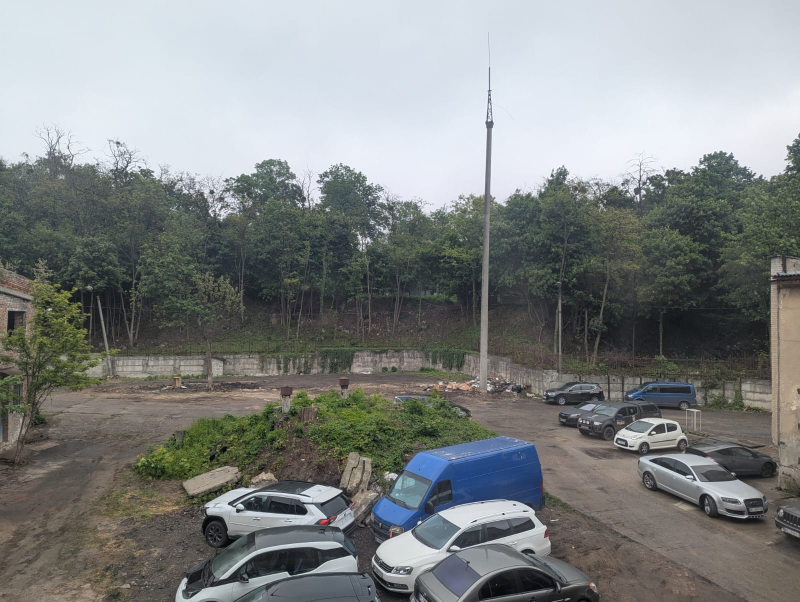
#> input picture drone.jpeg, 1600 x 1204 px (shown at 1/2 size)
$ python Match_explain.py
#> lines starting #> are read from the running program, lines starting #| are printed output that depends on the picture
import cv2
import numpy as np
import matplotlib.pyplot as plt

def explain_drone_location_finding(drone_path, satellite_path):
    """
    Detailed explanation of how drone location finding works
    """
#> called with drone_path = 'drone.jpeg', satellite_path = 'satellite.png'
    print("=" * 60)
    print("STEP-BY-STEP EXPLANATION: Finding Drone Location")
    print("=" * 60)

    # Load images
    drone = cv2.imread(drone_path)
#> drone is the input picture: shape (1204, 1600, 3); mean B, G, R 131.5, 132.4, 128.9
    satellite = cv2.imread(satellite_path)
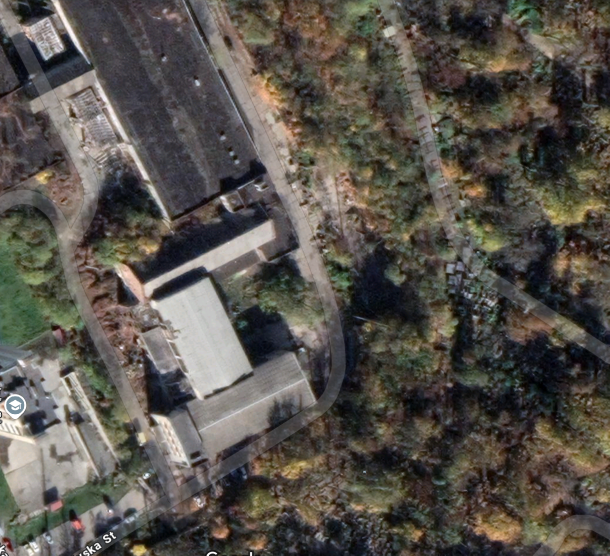
#> input picture satellite.png, 1219 x 1111 px (shown at 1/2 size)
#> satellite is the input picture: shape (1111, 1219, 3); mean B, G, R 76.2, 83, 87.7

    print("\n1. IMAGE LOADING")
    print("-" * 30)
    print(f"Drone image: {drone.shape} pixels (Height x Width x Channels)")
#| Drone image: (1204, 1600, 3) pixels (Height x Width x Channels)
    print(f"Satellite image: {satellite.shape} pixels")
#| Satellite image: (1111, 1219, 3) pixels
    print("Why grayscale? Feature detectors work on intensity, not color")

    drone_gray = cv2.cvtColor(drone, cv2.COLOR_BGR2GRAY)
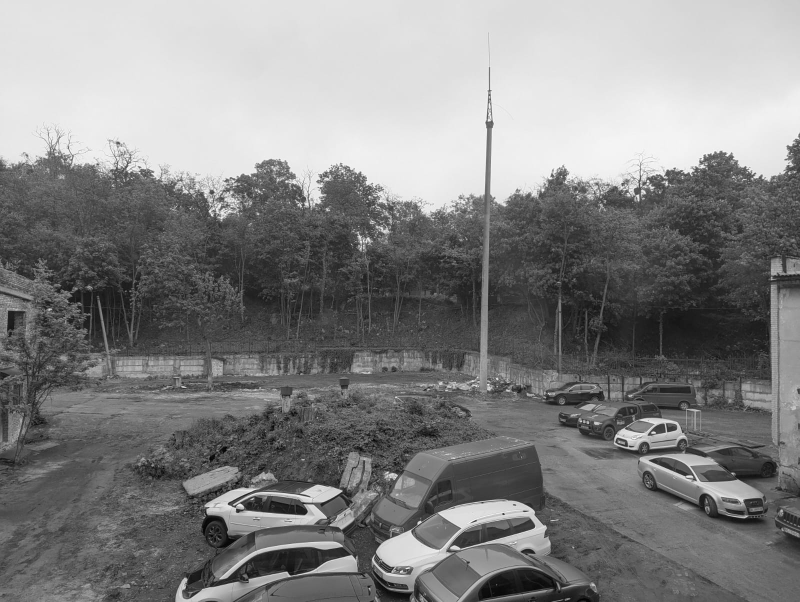
#> drone_gray: shape (1204, 1600) (shown at 1/2 size); min 0, max 255, mean 131.3
    satellite_gray = cv2.cvtColor(satellite, cv2.COLOR_BGR2GRAY)
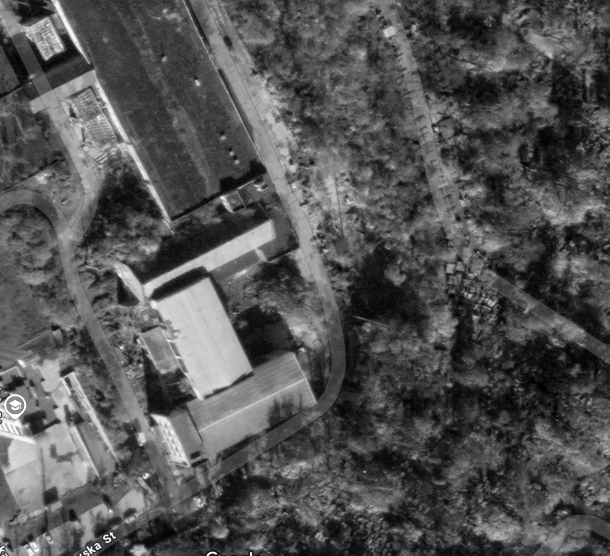
#> satellite_gray: shape (1111, 1219) (shown at 1/2 size); min 0, max 255, mean 83.7

    print("\n2. FEATURE DETECTION")
    print("-" * 30)
    print("What are features? Distinctive points like corners, edges, blobs")
    print("Why do we need them? To find corresponding points between images")

    try:
        detector = cv2.SIFT_create(nfeatures=5000)
        print("Using SIFT (Scale-Invariant Feature Transform)")
        print("- Detects corners and blobs at multiple scales")
        print("- Invariant to rotation, scale, and illumination changes")
        print("- Creates 128-dimensional descriptors")
    except:
        detector = cv2.ORB_create(nfeatures=5000)
        print("Using ORB (Oriented FAST and Rotated BRIEF)")
        print("- Faster than SIFT but less robust")
        print("- Creates binary descriptors")

    # Detect features
    kp1, desc1 = detector.detectAndCompute(drone_gray, None)
#> kp1 = 5000 keypoints; strongest (x, y, size): (951, 1041, 2.5), (1048, 1022, 2.5), (380, 417, 1.9), (527, 379, 1.8)
    kp2, desc2 = detector.detectAndCompute(satellite_gray, None)
#> kp2 = 5000 keypoints; strongest (x, y, size): (431, 1107, 3), (196, 1094, 2), (502, 1106, 3.1), (222, 1068, 4.1)

    print(f"\nFeatures found:")
    print(f"- Drone image: {len(kp1)} keypoints")
#| - Drone image: 5000 keypoints
    print(f"- Satellite image: {len(kp2)} keypoints")
#| - Satellite image: 5000 keypoints
    print(f"- Descriptor shape: {desc1.shape if desc1 is not None else 'None'}")
#| - Descriptor shape: (5000, 128)

    # Visualize some keypoints
    drone_with_kp = cv2.drawKeypoints(drone, kp1[:50], None, color=(0,255,0))
    satellite_with_kp = cv2.drawKeypoints(satellite, kp2[:100], None, color=(0,255,0))
    cv2.imwrite("drone_keypoints.jpg", drone_with_kp)
    cv2.imwrite("satellite_keypoints.jpg", satellite_with_kp)
    print("Saved: drone_keypoints.jpg, satellite_keypoints.jpg")

    print("\n3. FEATURE MATCHING")
    print("-" * 30)
    print("Goal: Find which features in drone image correspond to satellite image")

    if detector.__class__.__name__ == 'SIFT':
        matcher = cv2.BFMatcher(cv2.NORM_L2, crossCheck=False)
        print("Using L2 distance for SIFT descriptors")
    else:
        matcher = cv2.BFMatcher(cv2.NORM_HAMMING, crossCheck=False)
        print("Using Hamming distance for ORB binary descriptors")

    print("Brute Force Matcher: Compares every descriptor in image1 with every descriptor in image2")

    # Find matches
    matches = matcher.knnMatch(desc1, desc2, k=2)
#> matches = 5000 matches
    print(f"Initial matches found: {len(matches)}")
#| Initial matches found: 5000

    print("\n4. LOWE'S RATIO TEST")
    print("-" * 30)
    print("Problem: Many false matches due to similar-looking features")
    print("Solution: For each feature, find 2 best matches")
    print("If best match is much better than 2nd best → likely correct")
    print("Ratio threshold: 0.7 means best match must be 30% better than 2nd")

    good_matches = []
    match_ratios = []

    for i, match_pair in enumerate(matches):
        if len(match_pair) == 2:
            m, n = match_pair
            ratio = m.distance / n.distance
            match_ratios.append(ratio)
            if ratio < 0.7:
                good_matches.append(m)
#> this loop made 5000 passes
#> ratio on passes 1 to 12: 0.963, 0.964, 0.955, 0.935, 0.854, 0.953, 0.989, 0.962, 0.981, 0.995, 0.944, 0.986
#> after the loop, good_matches = 15 matches; match_ratios = 5000 values, max 1 at index 2311, min 0.536 at index 3877, mean 0.948

    print(f"Matches after ratio test: {len(good_matches)}")
#| Matches after ratio test: 15
    print(f"Average ratio of good matches: {np.mean([m.distance/n.distance for m,n in matches if len(match_pair)==2 and m.distance/n.distance < 0.7]):.3f}")
#| Average ratio of good matches: 0.648

    # Show some match statistics
    if match_ratios:
        print(f"Ratio statistics:")
        print(f"- Min ratio: {min(match_ratios):.3f}")
#| - Min ratio: 0.536
        print(f"- Max ratio: {max(match_ratios):.3f}")
#| - Max ratio: 1.000
        print(f"- Mean ratio: {np.mean(match_ratios):.3f}")
#| - Mean ratio: 0.948

    print("\n5. HOMOGRAPHY ESTIMATION")
    print("-" * 30)
    print("Homography: Mathematical transformation between two planes")
    print("8 parameters describe how to map points from drone → satellite coordinates")
    print("Matrix form: [x', y', 1] = H × [x, y, 1]")

    # Extract point coordinates
    src_pts = np.float32([kp1[m.queryIdx].pt for m in good_matches]).reshape(-1, 1, 2)
#> src_pts = 15 rows, first 8: [1545.2, 350.5], [644.5, 1027], [631.6, 1094.5], [1491.7, 820.6], [1375.7, 339.3], [1329.4, 863.6], [570.8, 322.5], [791.1, 1074]
    dst_pts = np.float32([kp2[m.trainIdx].pt for m in good_matches]).reshape(-1, 1, 2)
#> dst_pts = 15 rows, first 8: [408.5, 532], [456.7, 487.6], [456.7, 487.6], [1211.4, 279.3], [444, 979.6], [519.2, 495.9], [137, 848.2], [456.7, 487.6]

    print("RANSAC (Random Sample Consensus):")
    print("1. Randomly select 4 point pairs")
    print("2. Compute homography from these 4 pairs")
    print("3. Test how many other points fit this homography")
    print("4. Repeat many times, keep best homography")
    print("5. Threshold: 5.0 pixels (points within 5px are 'inliers')")

    H, mask = cv2.findHomography(src_pts, dst_pts,
                                cv2.RANSAC,
                                ransacReprojThreshold=5.0,
                                confidence=0.99)
#> H = [[-0.236, -0.0702, 423.2], [-0.334, -0.254, 709.1], [-0.000558, -0.000191, 1]]; mask = [0, 0, 0, 1, 1, 1, 0, 1, 0, 0, 0, 0, 0, 0, 1]

    inliers = np.sum(mask)
#> inliers = 5
    outliers = len(good_matches) - inliers
#> outliers = 10
    print(f"RANSAC results:")
    print(f"- Inliers: {inliers}")
#| - Inliers: 5
    print(f"- Outliers: {outliers}")
#| - Outliers: 10.0
    print(f"- Inlier ratio: {inliers/len(good_matches)*100:.1f}%")
#| - Inlier ratio: 33.3%

    print(f"\nHomography matrix:")
    print(H)
#| [[-2.36297525e-01 -7.02395207e-02  4.23176841e+02]
#|  [-3.33672345e-01 -2.53855168e-01  7.09052754e+02]
#|  [-5.58271177e-04 -1.90665110e-04  1.00000000e+00]]
    print("This 3x3 matrix transforms drone coordinates → satellite coordinates")

    print("\n6. COORDINATE TRANSFORMATION")
    print("-" * 30)
    print("Goal: Find where drone image corners appear in satellite image")

    h, w = drone_gray.shape
#> h = 1204; w = 1600
    corners = np.float32([[0, 0], [w, 0], [w, h], [0, h]]).reshape(-1, 1, 2)
    print(f"Drone image corners (in drone coordinates):")
    for i, corner in enumerate(corners.reshape(-1, 2)):
        labels = ["Top-left", "Top-right", "Bottom-right", "Bottom-left"]
        print(f"- {labels[i]}: ({corner[0]:.0f}, {corner[1]:.0f})")

    # Transform corners
    transformed_corners = cv2.perspectiveTransform(corners, H)
#> transformed_corners = [[423.2, 709.1], [422.4, 1640.8], [321.4, 1062.5], [439.5, 523.6]]
    print(f"\nTransformed corners (in satellite coordinates):")
    for i, corner in enumerate(transformed_corners.reshape(-1, 2)):
        labels = ["Top-left", "Top-right", "Bottom-right", "Bottom-left"]
        print(f"- {labels[i]}: ({corner[0]:.0f}, {corner[1]:.0f})")
#> this loop made 4 passes
#| - Top-left: (423, 709)
#| - Top-right: (422, 1641)
#| - Bottom-right: (321, 1062)
#| - Bottom-left: (440, 524)

    # Calculate center
    center_x = int(np.mean(transformed_corners[:, 0, 0]))
#> center_x = 401
    center_y = int(np.mean(transformed_corners[:, 0, 1]))
#> center_y = 983

    print(f"\nDrone location center: ({center_x}, {center_y})")
#| Drone location center: (401, 983)

    # Calculate area
    area_drone = w * h
#> area_drone = 1926400
    # Calculate area of transformed quadrilateral
    pts = transformed_corners.reshape(-1, 2)
#> pts has the same summary as transformed_corners
    area_satellite = cv2.contourArea(pts)
#> area_satellite = 53826.3
    scale_factor = np.sqrt(area_satellite / area_drone)
#> scale_factor = 0.167

    print(f"\nScale analysis:")
    print(f"- Drone image area: {area_drone} pixels")
#| - Drone image area: 1926400 pixels
    print(f"- Projected area on satellite: {area_satellite:.0f} pixels")
#| - Projected area on satellite: 53826 pixels
    print(f"- Scale factor: {scale_factor:.2f}x")
#| - Scale factor: 0.17x

    print("\n7. CONFIDENCE ASSESSMENT")
    print("-" * 30)
    confidence_score = inliers / len(good_matches) * 100
#> confidence_score = 33.33
    print(f"Overall confidence: {confidence_score:.1f}%")
#| Overall confidence: 33.3%

    if confidence_score > 50:
        print("✅ HIGH confidence - Many inliers, reliable result")
    elif confidence_score > 30:
        print("⚠️  MEDIUM confidence - Some outliers, result may be approximate")
    else:
        print("❌ LOW confidence - Many outliers, result unreliable")

    print(f"\nFactors affecting confidence:")
    print(f"- Number of features: {len(kp1)} (drone), {len(kp2)} (satellite)")
#| - Number of features: 5000 (drone), 5000 (satellite)
    print(f"- Good matches: {len(good_matches)}")
#| - Good matches: 15
    print(f"- Inlier ratio: {confidence_score:.1f}%")
#| - Inlier ratio: 33.3%

    # Create visualization
    result_img = satellite.copy()
    pts = np.int32(transformed_corners).reshape((-1, 1, 2))
#> pts = [[423, 709], [422, 1640], [321, 1062], [439, 523]]
    cv2.polylines(result_img, [pts], True, (0, 255, 0), 3)
    cv2.circle(result_img, (center_x, center_y), 10, (0, 0, 255), -1)
#> result_img: shape (1111, 1219, 3); mean B, G, R 75.7, 83.5, 87.2

    # Add confidence text
    cv2.putText(result_img, f"Confidence: {confidence_score:.1f}%",
                (20, 30), cv2.FONT_HERSHEY_SIMPLEX, 1, (255, 255, 255), 2)
    cv2.putText(result_img, f"Location: ({center_x}, {center_y})",
                (20, 70), cv2.FONT_HERSHEY_SIMPLEX, 1, (255, 255, 255), 2)
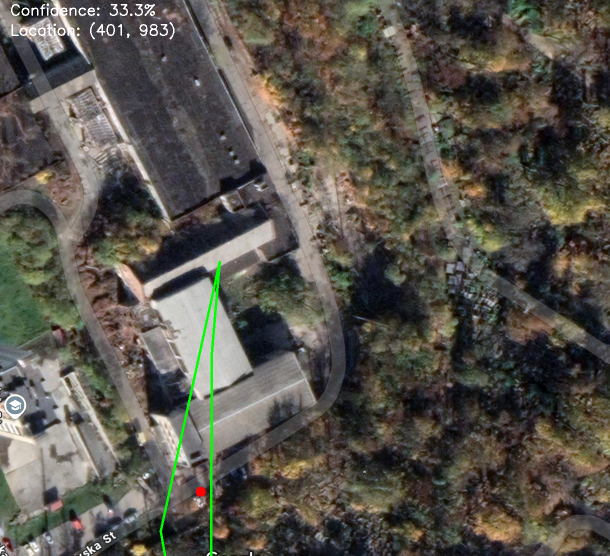
#> result_img: shape (1111, 1219, 3) (shown at 1/2 size); mean B, G, R 76.2, 84.1, 87.7

    cv2.imwrite("explained_result.jpg", result_img)

    # Create detailed match visualization
    inlier_matches = [good_matches[i] for i in range(len(good_matches)) if mask[i]]
#> inlier_matches = 5 matches
    match_img = cv2.drawMatches(drone, kp1, satellite, kp2,
                               inlier_matches[:20],  # Show first 20 inliers
                               None, flags=cv2.DrawMatchesFlags_NOT_DRAW_SINGLE_POINTS)
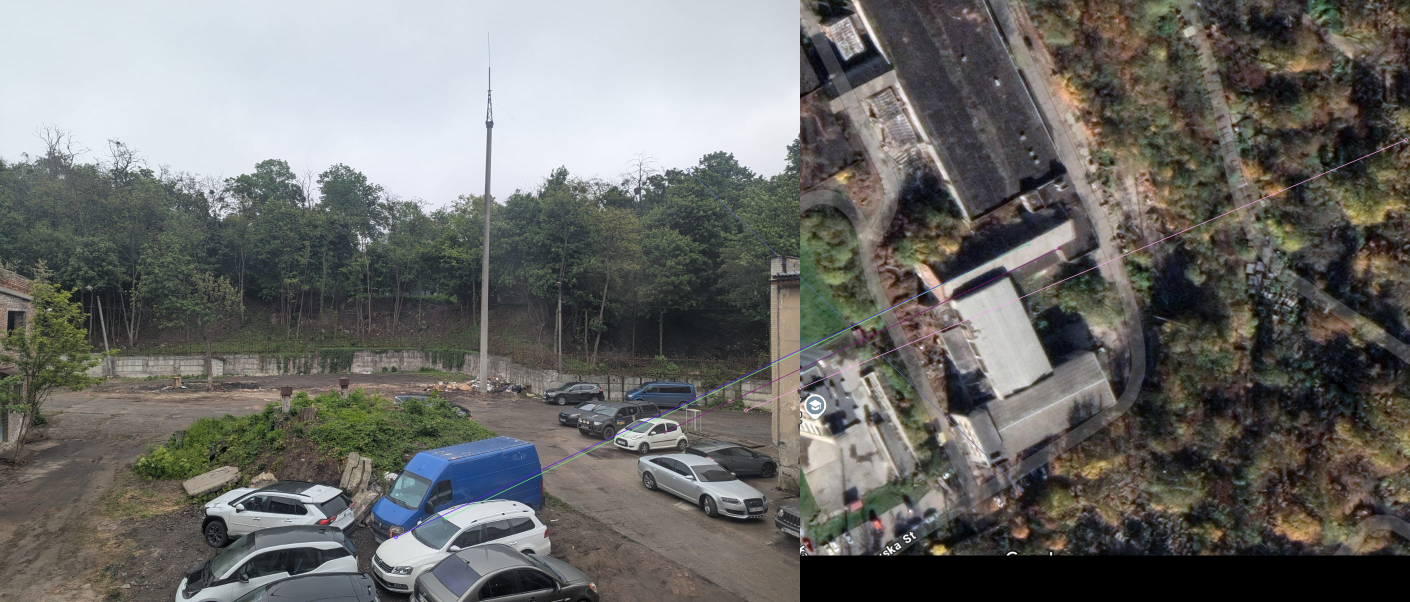
#> match_img: shape (1204, 2819, 3) (shown at 1/2 size); mean B, G, R 105.3, 108.3, 108.2
    cv2.imwrite("explained_matches.jpg", match_img)

    print(f"\n8. OUTPUT FILES")
    print("-" * 30)
    print("Generated visualizations:")
    print("- drone_keypoints.jpg: Features detected in drone image")
    print("- satellite_keypoints.jpg: Features detected in satellite image")
    print("- explained_matches.jpg: Lines connecting matched features")
    print("- explained_result.jpg: Final location marked on satellite")

    return {
        'center': (center_x, center_y),
        'corners': transformed_corners,
        'homography': H,
        'confidence': confidence_score,
        'inliers': inliers,
        'total_matches': len(good_matches),
        'scale_factor': scale_factor
    }

# Mathematical explanation helper
def explain_homography_math():
    """
    Explain the mathematics behind homography
    """
    print("\n" + "="*60)
    print("MATHEMATICAL DEEP DIVE: Homography")
    print("="*60)

    print("""
A homography H is a 3x3 matrix that maps points between two planes:

    [x']   [h11  h12  h13]   [x]
    [y'] = [h21  h22  h23] × [y]
    [w']   [h31  h32  h33]   [1]

Then: x_final = x'/w', y_final = y'/w'

The 8 unknowns (h33=1 for normalization) are solved using:
- Minimum 4 point correspondences (4 points × 2 equations each = 8 equations)
- Direct Linear Transform (DLT) algorithm
- Singular Value Decomposition (SVD) for robust solution

RANSAC algorithm:
1. Randomly sample 4 point pairs
2. Solve for H using DLT
3. Count inliers: points where ||H×p1 - p2|| < threshold
4. Repeat N times, keep H with most inliers
5. Refine H using all inliers

Why homography works for drone localization:
- Assumes both images show the same planar surface (ground)
- Accounts for perspective distortion from different viewpoints
- Robust to scale, rotation, and moderate 3D effects
    """)

# Usage example
if __name__ == "__main__":
    print("Understanding Drone Location Finding")
    print("This will create detailed visualizations and explanations")

    result = explain_drone_location_finding("drone.jpeg", "satellite.png")
#> result = 7 items
    explain_homography_math()

    if result:
        print(f"\n🎯 SUMMARY")
        print(f"- Drone location: {result['center']}")
#| - Drone location: (401, 983)
        print(f"- Confidence: {result['confidence']:.1f}%")
#| - Confidence: 33.3%
        print(f"- Scale factor: {result['scale_factor']:.2f}x")
#| - Scale factor: 0.17x
        print(f"- Inliers: {result['inliers']}/{result['total_matches']}")
#| - Inliers: 5/15
